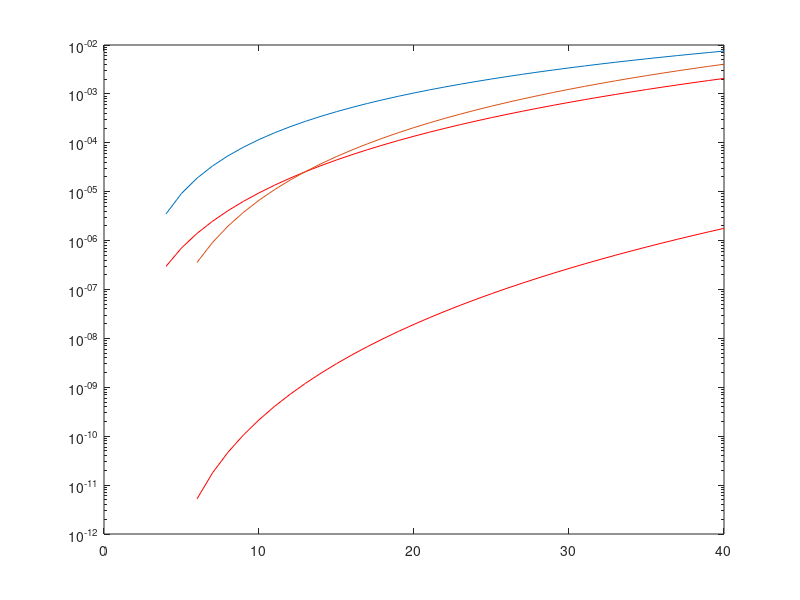

Write MATLAB code to recreate this figure.

 

function syn_Vs_asyn_hard_limiting_2D_PC

clear all
clc
warning off

Pb2=TWOD_PC_BER(41,3);
Pb3=TWOD_PC_BER(41,5);

%Pb4=OOC_BER(11,181,19,1);

end

function [ Pb ] = TWOD_PC_BER(n,w )

m=5;
p=m;


%q(i,j) denotes the probability of getting j hits in a time slot out of the
%maximum cross correlation value of i
if (mod(w,2)==0)
    %Even
    
%     car = ((n-1)/(w-1));
%     
%     q01 = ((w^2 * ((car * p) - 1)) - (w * ((w-1)^2))     ) / ( 2*n * ( (car * p^2) - 1) );
%     qi1 = ((w^2 * ((car * p) - 1)) + (w * (w-1) * (2-w)) ) / ( 2*n * ( (car * p^2) - 1) );
%     q02 = (w*((w-1)^2)) / (4*n*((car * p^2) - 1));

else
    %Odd 
    
    car = ((n-1)/w);

    q01 = ((w^2 * ((car * p) - 1)) - (w * (w-1) * (w-2)) ) / ( 2*n * ( (car * p^2) - 1) );
    qi1 = ((w^2 * ((car * p) - 1)) + (w * (w-1) * (3-w)) ) / ( 2*n * ( (car * p^2) - 1) );
    q02 = ( w*(w-1)*(w-2) )                                / ( 4*n * ( (car * p^2) - 1) );
end

qi2=q02;

%overall_Car = Car * (p^2 - p); 

q1 = (( 1 / p ) * q01) + (( (p - 1) / p ) * qi1);
q2 = (( 1 / p ) * q02) + (( (p - 1) / p ) * qi2);
q0 = 1 - q1 - q2;



% -- Error Probability (BER) -- %
%-------------------------------%
     KA=w+1:1:40;
    ind = 0;
    for K=KA
        Th=w; 
        sum=0;
        for j=Th:w
            sig=0;
            for i=0:j
                sig1 = ((-1)^(j-i)) * nchoosek(j,i);
                sig2 = q0 + (q1 * (w-i) / w) + ( q2*(w-i)*(w-i-1)/(w*(w-1)) );
                sig = sig + ( sig1 * (sig2^(K-1)) );
            end
            sum = sum + ( 0.5 *  nchoosek(w,j) * sig );
        end
        ind = ind + 1;
        Pb(ind) = sum;
    end
   
    semilogy(KA, abs(Pb)); 
    hold on;
    
    % BER Floor %
    
    %Thr = ones(1,max(KA)) .* 1E-9;
    %plot(Thr, 'r-.');
    hold on;
    

% -- Asynchronous Hard Limiting Error Probability (BER) -- %
% 
% ----(31,3,1,2)

    if (n==31)
        q10 = 0.0279; 
        q01 = q10;

        q12 = 9.068e-006; 
        q21 = q12;

        q02 = 2.689e-003;
        q20 = q02;

        q00 = 0.9421;

        q11 = 0.0015;

        q22 = 2.591e-006; 
    end
    
    
% ----(41,5,1,2)    
    if (n==41)
        q10 = 0.0279; 
        q01 = q10;

        q12 = 9.068e-004; 
        q21 = q12;

        q02 = 2.689e-004;
        q20 = q02;

        q00 = 0.9421;

        q11 = 0.0015;

        q22 = 2.591e-006; 
    end  

    Th=w; 
    ind = 0;
    for K=KA
        sum3=0;
        for ks=Th:w
            sum2=0;
            for j=0:w-ks    
                sum1=0;
                for i = 0: (2*ks + j)
                    
                    sig3 = 0;
                    sig4 = 0;
                    sig5 = 0;
                    sig6 = 0;
                    
                    sig1 = ((-1)^((2*ks)+j-i)) * nchoosek(((2*ks) + j),i);
                    sig2 = q00;
                    if (i>=1)
                        sig3 = (q01 + q10) * nchoosek(i,1) / nchoosek((2*w),1);
                    end
                    if (i>=2)
                        sig4 = (q02 + q20 + q11) * nchoosek(i,2) / nchoosek((2*w),2);
                    end
                    if (i>=3)
                        sig5 = (q12 + q21) * nchoosek(i,3) / nchoosek((2*w),3);
                    end
                    if (i>=4)
                        sig6 = q22 * nchoosek(i,4) / nchoosek((2*w),4);
                    end
                    sum1 = sum1 + ( sig1 * (( sig2+sig3+sig4+sig5+sig6 ) ^ (K-1))  );
                       
                end
                
               sum2 = sum2 + ( nchoosek((w-ks),j) * (2^j) * sum1);
               
            end
            
            sum3 = sum3 + ( 0.5 *  nchoosek(w,ks) * sum2 );
            
        end
        ind = ind + 1;
        Pb(ind) = sum3;
    end

    semilogy(KA, abs(Pb),'r'); 
    hold on
    



end

